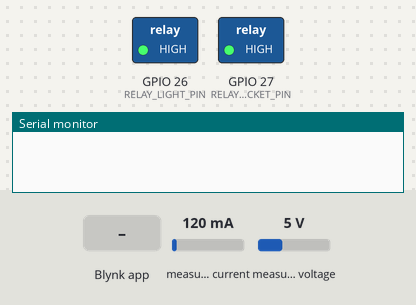
Simulated run of this sketch. Board: ESP32. Parts: switched loads named in the sketch (green lamp = pin HIGH), the last lines printed to the serial monitor. Inputs (shaded band) come from the test bench; at power-on: measured current 120 mA, measured voltage 5 V. WiFi joins after 1.5 s; servers stay silent unless stated.

Above: at 3.0 s.
3.1 s: Blynk app writes 1 to V6
At 4.3 s:
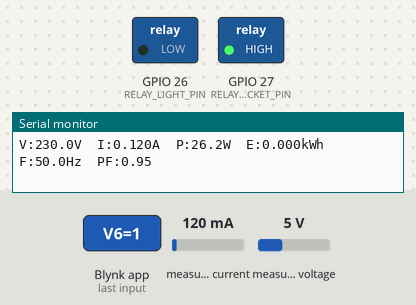
4.6 s: Blynk app writes 1 to V7
At 5.4 s:
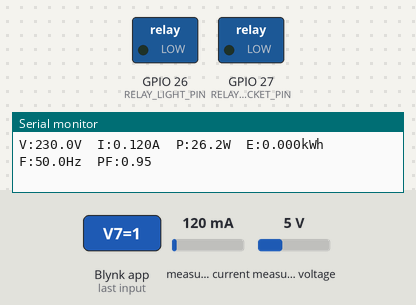
6.1 s: Blynk app writes 0 to V6
At 6.6 s:
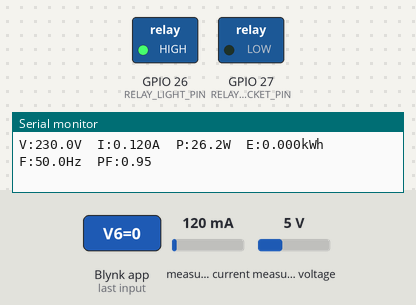
7.6 s: Blynk app writes 200 to V6
At 8.8 s:
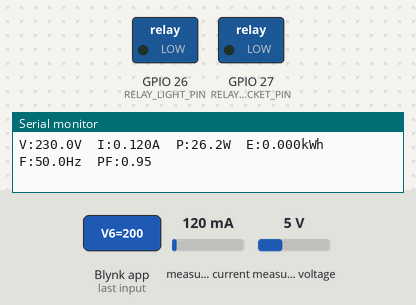
9.1 s: Blynk app writes 0 to V7
At 10.1 s:
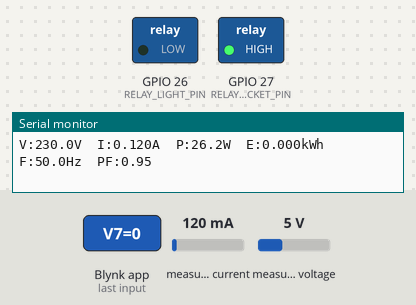
Timing chart, 0 to 11.6 s (numbered marks = the images above; inputs shaded):
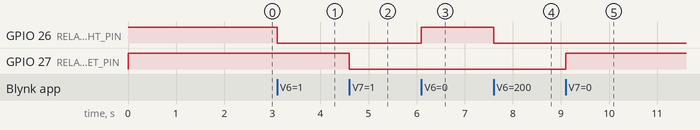

The sketch:

smart_power_system.ino
```cpp
#define BLYNK_TEMPLATE_ID "TMPL2_MmrwqRi"
#define BLYNK_TEMPLATE_NAME "Smart Power Monitoring Systems and Control"
#define BLYNK_AUTH_TOKEN "ARa6s6GBSUoULrdGbGrfixDs5RQoC3Xy"

#include <WiFi.h>
#include <BlynkSimpleEsp32.h>
#include <PZEM004Tv30.h>
#include <HardwareSerial.h>

// ---------- USER CONFIG ----------
char ssid[] = "Projects";
char pass[] = "Projects";

#define PZEM_RX_PIN 16   // ESP32 RX2 <- PZEM TX
#define PZEM_TX_PIN 17   // ESP32 TX2 -> PZEM RX

#define RELAY_LIGHT_PIN  26
#define RELAY_SOCKET_PIN 27

#define RELAY_ACTIVE_LOW true   // most relay modules trigger LOW to close
// ----------------------------------

HardwareSerial pzemSerial(2); // UART2
PZEM004Tv30 pzem(pzemSerial, PZEM_RX_PIN, PZEM_TX_PIN);

BlynkTimer timer;

bool lightState  = false;
bool socketState = false;

void applyRelay(int pin, bool state) {
  bool level = RELAY_ACTIVE_LOW ? !state : state;
  digitalWrite(pin, level);
}

// Blynk writes relay state when user toggles switch in app
BLYNK_WRITE(V6) {
  lightState = param.asInt();
  applyRelay(RELAY_LIGHT_PIN, lightState);
}

BLYNK_WRITE(V7) {
  socketState = param.asInt();
  applyRelay(RELAY_SOCKET_PIN, socketState);
}

// Sync relay states with app on reconnect
BLYNK_CONNECTED() {
  Blynk.syncVirtual(V6, V7);
}

void sendPowerData() {
  float voltage   = pzem.voltage();
  float current   = pzem.current();
  float power     = pzem.power();
  float energy    = pzem.energy();
  float frequency = pzem.frequency();
  float pf        = pzem.pf();

  if (isnan(voltage)) {
    Serial.println("Error reading PZEM data");
    return;
  }

  Serial.printf("V:%.1fV  I:%.3fA  P:%.1fW  E:%.3fkWh  F:%.1fHz  PF:%.2f\n",
                voltage, current, power, energy, frequency, pf);

  Blynk.virtualWrite(V0, voltage);
  Blynk.virtualWrite(V1, current);
  Blynk.virtualWrite(V2, power);
  Blynk.virtualWrite(V3, energy);
  Blynk.virtualWrite(V4, frequency);
  Blynk.virtualWrite(V5, pf);
}

void setup() {
  Serial.begin(115200);

  pinMode(RELAY_LIGHT_PIN, OUTPUT);
  pinMode(RELAY_SOCKET_PIN, OUTPUT);
  applyRelay(RELAY_LIGHT_PIN, false);
  applyRelay(RELAY_SOCKET_PIN, false);

  Blynk.begin(BLYNK_AUTH_TOKEN, ssid, pass);

  // Read and push power data every 2 seconds
  timer.setInterval(2000L, sendPowerData);
}

void loop() {
  Blynk.run();
  timer.run();
}
```

Measured:
- after the input at 3.1 s, GPIO 26 (RELAY_LIGHT_PIN): HIGH → LOW at once
- after the input at 4.6 s, GPIO 27 (RELAY_SOCKET_PIN): HIGH → LOW at once
- after the input at 6.1 s, GPIO 26 (RELAY_LIGHT_PIN): LOW → HIGH at once
- after the input at 7.6 s, GPIO 26 (RELAY_LIGHT_PIN): HIGH → LOW at once
- after the input at 9.1 s, GPIO 27 (RELAY_SOCKET_PIN): LOW → HIGH at once
